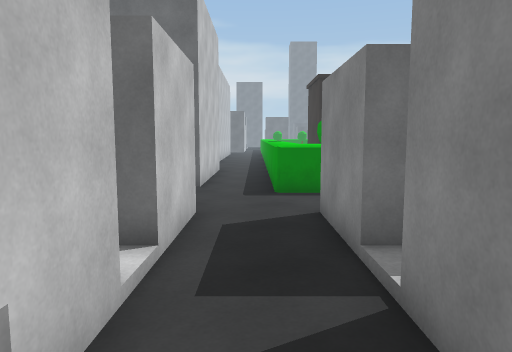
View 1 (above)

24 first-person views from a walk through a Unity game level. The camera is 1.5 m above the floor, tilts 6° down and sees 70° across. The floor is counted in squares, 1 m on a side. Each view is taken from the middle of a square. On the plan, view 1 faces up. The plan holds only what a view shows up to about 16 squares ahead; the rest is blank. The place goes on beyond the plan. Surface patterns are stand-ins for the level's own textures.

View 2
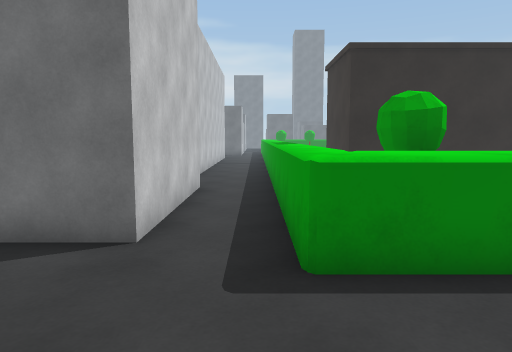

View 3
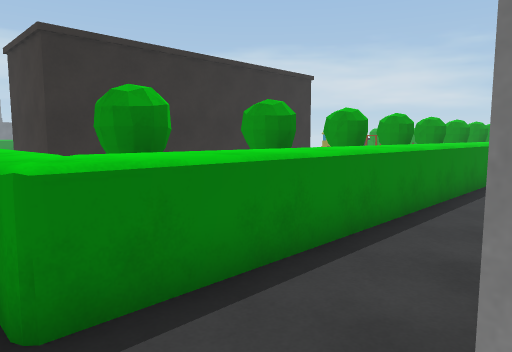

View 4
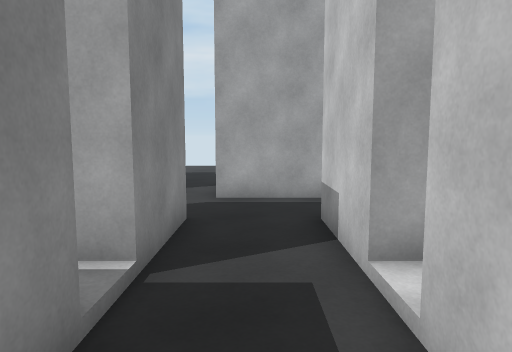

View 5
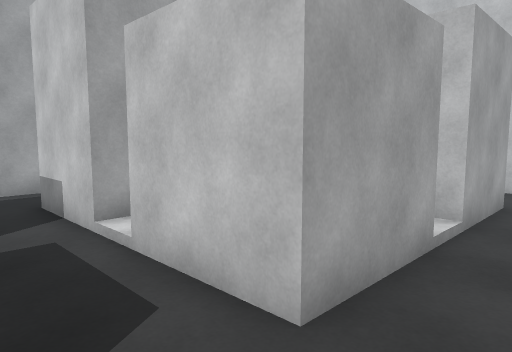

View 6
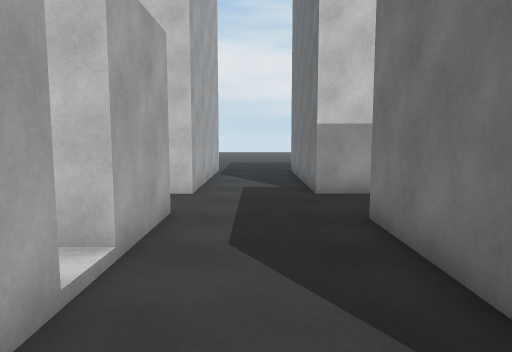

View 7
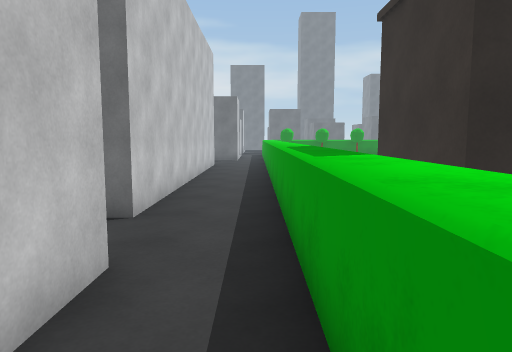

View 8
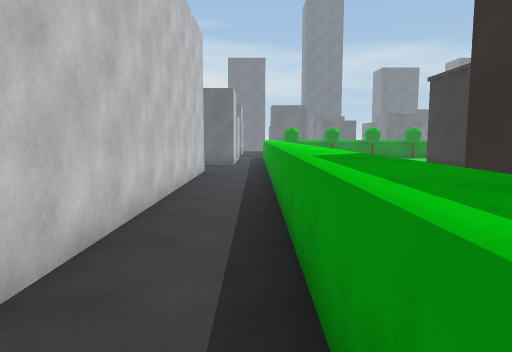

View 9
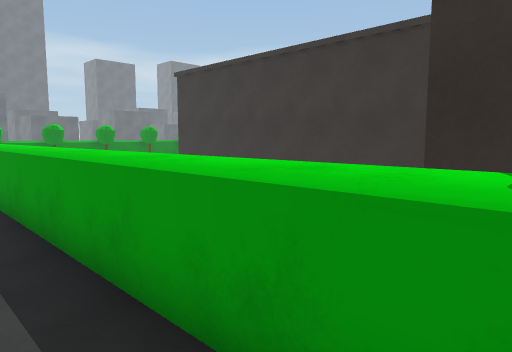

View 10
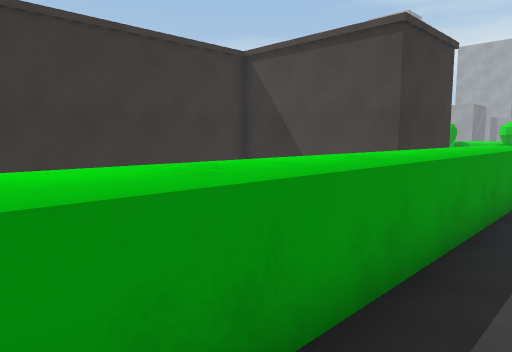

View 11
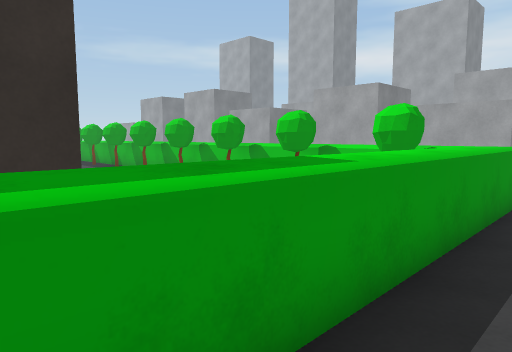

View 12
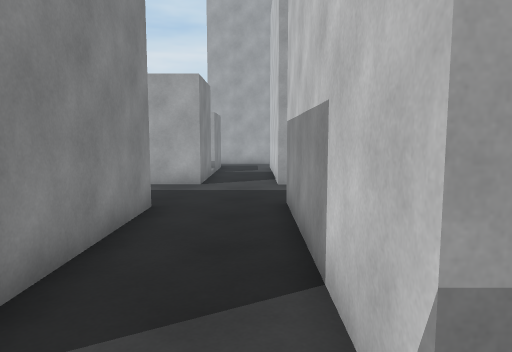

View 13
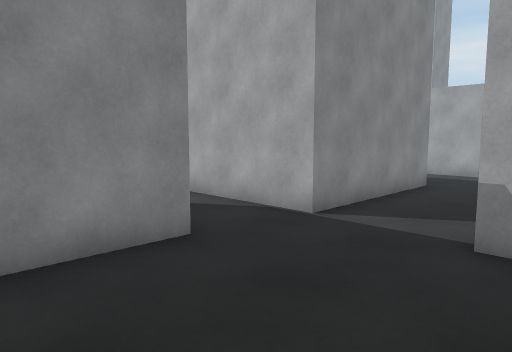

View 14
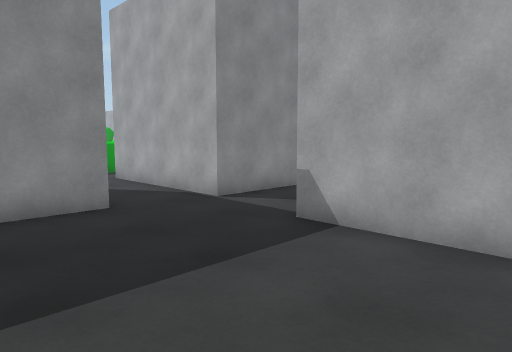

View 15
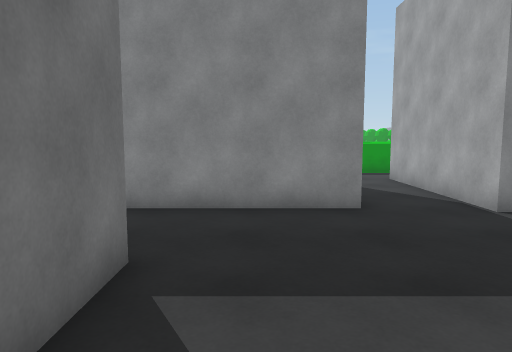

View 16
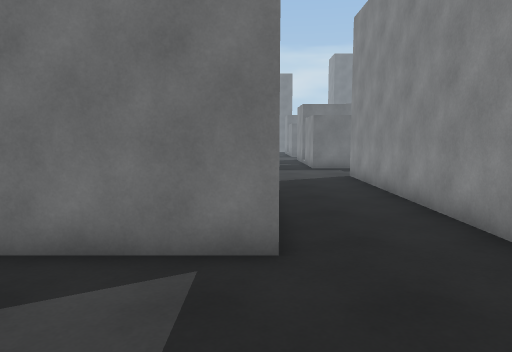

View 17
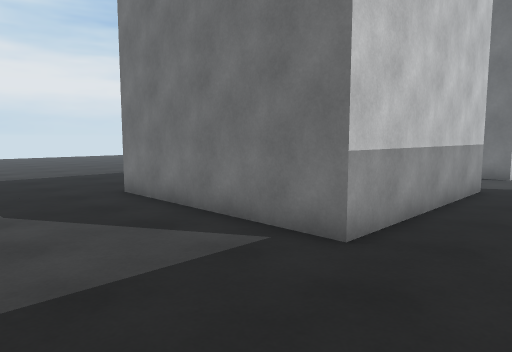

View 18
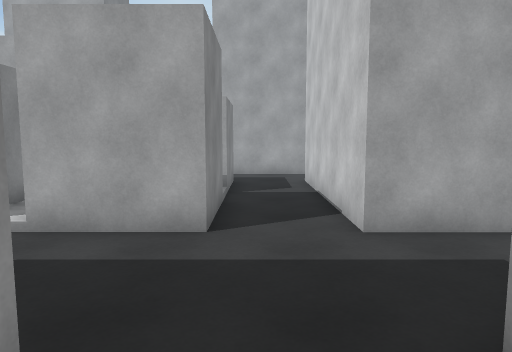

View 19
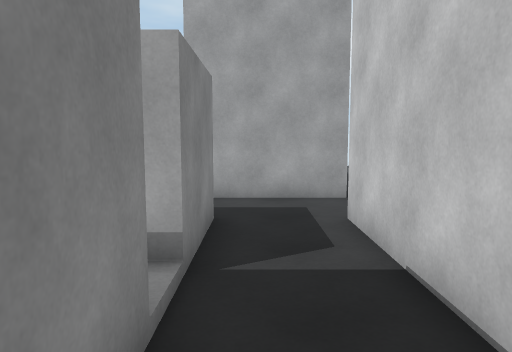

View 20
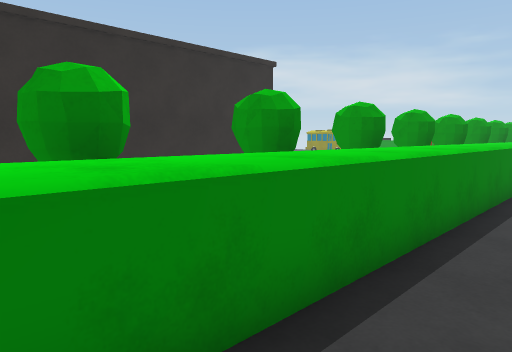

View 21
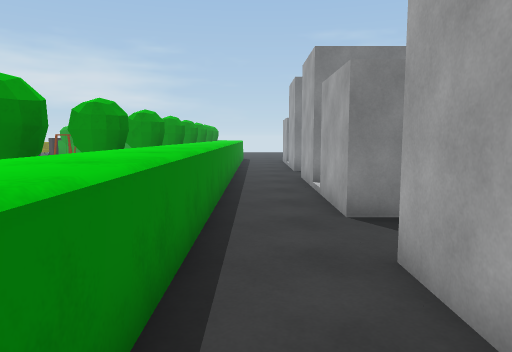

View 22
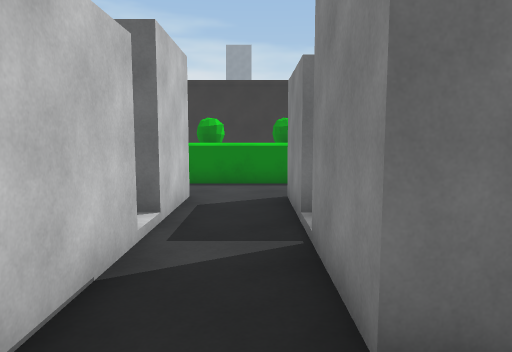

View 23
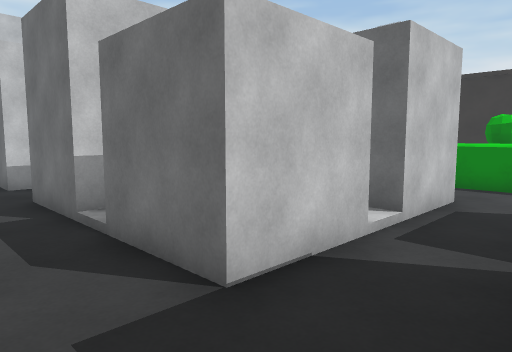

View 24
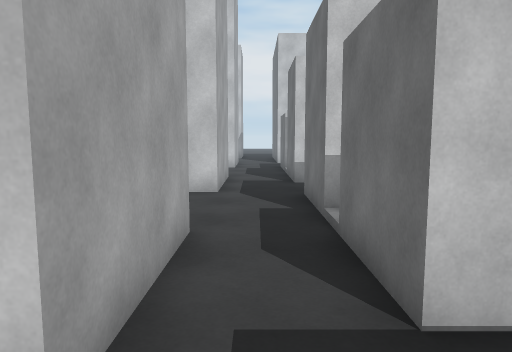

### Floor plan
Key: @ floor where view 1 was taken; # wall or solid block; . main floor; : floor 0.25 m higher than the main floor; / step, stairs or slope; ^ raised ledge.
Columns run from 15 left of view 1 to 13 right of it. Each row starts with its distance up from view 1.
 33     ....#    #..^       #
 32     ....#    #..^       #
 31     ....#    #..^       #
 30     #...#    #..^       #
 29     #...#    #..^       #
 28     #...#    #..^       #
 27     #...#    #..^       #
 26     #...#    #..^       #
 25     #...#    #..^       #
 24 #####...#    #..^       #
 23 ........#    #..^       #
 22 ........#    #..^ #######
 21 ........#    #..^ #
 20 ........#   ##..^ #
 19  ...............^ ###########
 18  ####...........^
 17     #..#######..^
 16     #..#     #..^
 15     #..#     #..^
 14     #..#     #..^
 13     #..#     #..^
 12     #..#     #..^## ## ## #
 11 #####..#######..^^^^^^^^^^^^^
 10 ................^^^^^^^^^^^^^
  9 .............................
  8 .............................
  7 #####..########.#### ###..###
  6     #..#   # ##.##     #..#
  5     #..#   ####.##     #..#
  4     #../     :/..:     :../
  3     #..#     ##.##     #..#
  2     #..#      #.#      #..#
  1     #..#     ##.## #:  #..#
  0     #..#  .###.@.###.###..##
 -1     ....  ............... .
 -2     ####  ..#####...#####..
 -3                 #.
 -4                  .
 -5                  .
 -6                  .
 -7                  .
 -8                  ..
 -9                  ..

Where each view was taken, in squares from view 1:
view 1: 0 up, 0 right, facing up
view 2: 6 up, 0 right, facing up
view 3: 7 up, 0 right, facing up-right
view 4: 7 up, 0 right, facing down
view 5: 9 up, 1 right, facing down-left
view 6: 9 up, 1 left, facing left
view 7: 13 up, 0 right, facing up
view 8: 17 up, 0 right, facing up
view 9: 21 up, 1 left, facing up-right
view 10: 32 up, 1 left, facing down-right
view 11: 20 up, 1 left, facing down-right
view 12: 19 up, 10 left, facing down
view 13: 23 up, 12 left, facing down-right
view 14: 23 up, 15 left, facing down-right
view 15: 22 up, 15 left, facing right
view 16: 19 up, 11 left, facing up
view 17: 19 up, 8 left, facing up-left
view 18: 13 up, 9 left, facing down
view 19: 7 up, 9 left, facing down
view 20: 8 up, 4 right, facing up-right
view 21: 9 up, 4 right, facing right
view 22: 2 down, 10 right, facing up
view 23: 2 down, 11 right, facing up-left
view 24: 1 down, 11 right, facing left
